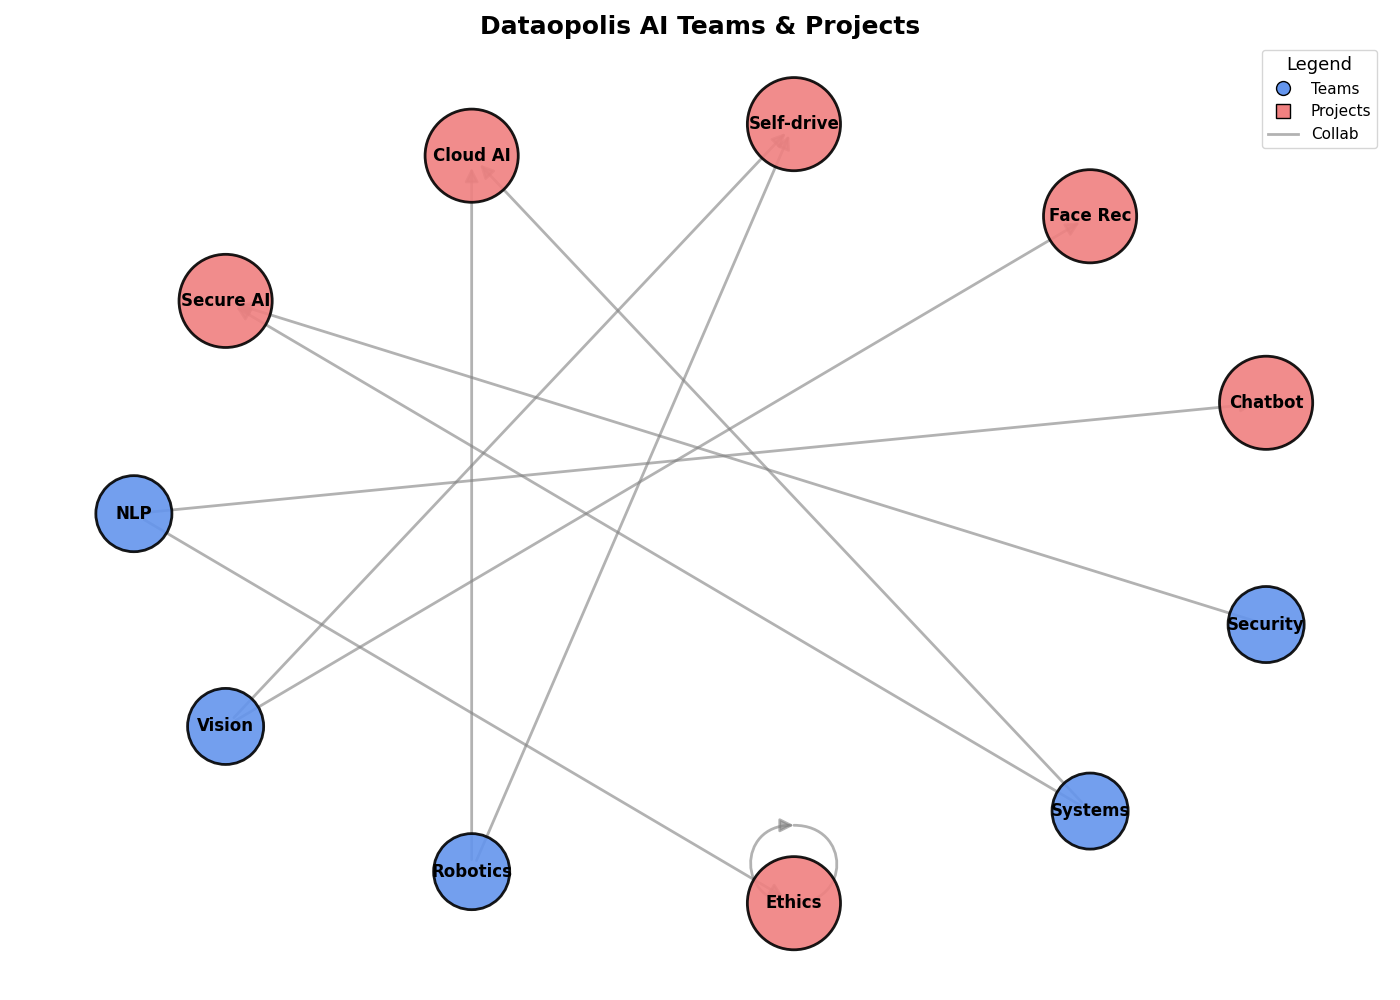

The Python source for this figure:
import matplotlib.pyplot as plt
import networkx as nx

teams = ["NLP", "Vision", "Robotics", "Ethics", "Systems", "Security"]
projects = ["Chatbot", "Face Rec", "Self-drive", "Ethics", "Cloud AI", "Secure AI"]

G = nx.DiGraph()

G.add_nodes_from(teams, type='team')
G.add_nodes_from(projects, type='project')

edges = [
    ("NLP", "Chatbot"),
    ("NLP", "Ethics"),
    ("Vision", "Face Rec"),
    ("Vision", "Self-drive"),
    ("Robotics", "Self-drive"),
    ("Robotics", "Cloud AI"),
    ("Ethics", "Ethics"),
    ("Systems", "Cloud AI"),
    ("Systems", "Secure AI"),
    ("Security", "Secure AI")
]

G.add_edges_from(edges)

pos = nx.shell_layout(G)

fig, ax = plt.subplots(figsize=(14, 10))

node_colors = ['cornflowerblue' if G.nodes[node]['type'] == 'team' else 'lightcoral' for node in G.nodes()]
node_sizes = [3000 if G.nodes[node]['type'] == 'team' else 4500 for node in G.nodes()]

nx.draw_networkx_nodes(G, pos, node_size=node_sizes, node_color=node_colors, edgecolors='black', linewidths=2, alpha=0.9)

nx.draw_networkx_edges(G, pos, edgelist=edges, arrows=True, arrowstyle='-|>', arrowsize=20, width=2.0, edge_color='gray', alpha=0.6)

nx.draw_networkx_labels(G, pos, font_size=12, font_weight='bold')

ax.set_title('Dataopolis AI Teams & Projects', fontsize=18, fontweight='bold', ha='center')

ax.axis('off')

team_patch = plt.Line2D([0], [0], marker='o', color='w', label='Teams', markersize=10, markerfacecolor='cornflowerblue', markeredgecolor='black')
project_patch = plt.Line2D([0], [0], marker='s', color='w', label='Projects', markersize=10, markerfacecolor='lightcoral', markeredgecolor='black')
edge_patch = plt.Line2D([0], [0], linestyle='-', color='gray', lw=2, alpha=0.6, label='Collab')

plt.legend(handles=[team_patch, project_patch, edge_patch], loc='upper right', fontsize=11, title='Legend', title_fontsize=13)

plt.tight_layout()
plt.show()
